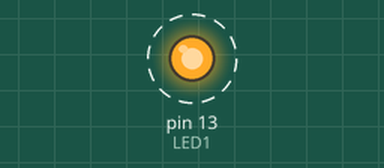
Bench run of a sketch on a simulated Arduino Uno, built with avr-gcc and run on an emulated ATmega328P. On the bench: output pins drawn as LEDs (lit = HIGH). Dashed ring = blinking.

Above: at 0.3 s.
Timing chart, 0 to 3.0 s (numbered marks = the images above):
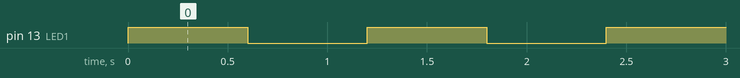

Measured:
- by itself, pin 13 (LED1): alternates HIGH for 0.60 s and LOW for 0.60 s

The sketch:

Blink.ino
```cpp
/* Finite State Machine Implementation Example
 * Blink
 *
 *          ┌─┐
 *          │ │
 *          ├─┤
 *          └─┘
 *           |
 *           |
 *     ┌───────────┐
 * +-->│State1     │---+
 * |   ├───────────┤   |
 * |   │Set LED Off│   |
 * |   │Count = 0  │   |
 * |   └───────────┘   |
 * |Count >= 500ms     |Count >= 500ms
 * |                   |
 * |   ┌───────────┐   |
 * +---│State2     │<--+
 *     ├───────────┤
 *     │Set LED On │
 *     │Count = 0  │
 *     └───────────┘
 *
 *
 * Notes:
 * Condition evaluation priority is determined by the order in the
 * evaluation sequence.
 * State actions should be short and non-blocking. Long or complex
 * actions should be subdivided into additional states or into a
 * sub-machine.
 *
 * I/O scanning can be on-demand (each condition reads its I/O) or
 * snapshot-based (all I/O is read once at the beginning of the loop
 * and then frozen).
 * The scanning method impacts the evaluation priority of the conditions.
 *
 * Created 25-Sep-2024 by Simón Plata
 * Revised 25-Aug-2025 by Simón Plata
 *
 */

#define LED1 13

void setup() {
  // put your setup code here, to run once:
  pinMode(LED1, OUTPUT);
}

void loop() {
  // put your main code here, to run repeatedly:
  fsm1_update();
  delay(100);
}


void fsm1_update() {
  enum fsm_states {
    state_0,
    state_1,
    state_2
  };

  static enum fsm_states state = state_0;
  static int8_t count;

  switch(state) {

    case state_0:  if(1) {
            state = state_1;
            count = 0;
            digitalWrite(LED1, HIGH);
          }
          break;

    case state_1:  if(count >= 5) {    // state_1 --> state_2 transition for Input rising edge
            state = state_2;
            count = 0;
            digitalWrite(LED1, LOW);
          }
          else {
            count = count + 1;
          }
          break;

    case state_2:  if(count >= 5) {    // state_2 --> state_1 transition for Input rising edge
            state = state_1;
            count = 0;
            digitalWrite(LED1, HIGH);
          }
          else {
            count = count + 1;
          }
          break;
  }
}
```
